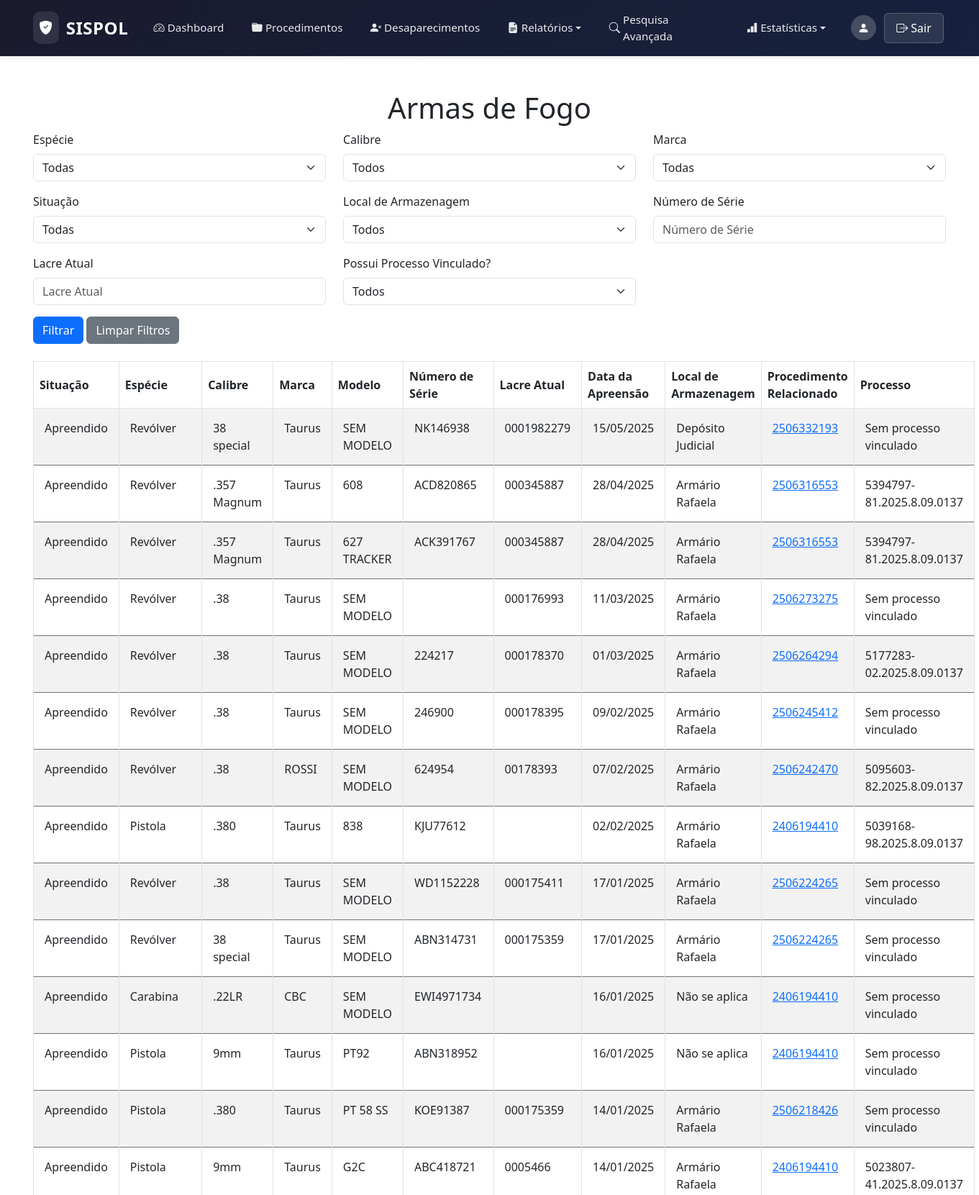
The app's page /public/armas_bkp.php?page=0 (signed in, upper part) with its own data.
### tables this page shows
CREATE TABLE `Objetos` (
  `ID` int NOT NULL,
  `TipoObjetoID` int NOT NULL,
  `Descricao` text,
  `Quantidade` int NOT NULL,
  `SituacaoID` int DEFAULT NULL,
  `DataApreensao` date NOT NULL,
  `LacreAtual` varchar(255) DEFAULT NULL,
  `LocalArmazenagemID` int DEFAULT NULL,
  `ProcedimentoID` int NOT NULL,
  `UsuarioID` int NOT NULL
);

CREATE TABLE `SituacoesObjeto` (
  `ID` int NOT NULL,
  `Nome` varchar(255) NOT NULL
);

CREATE TABLE `ArmaEspecie` (
  `ID` int NOT NULL,
  `Nome` varchar(255) NOT NULL
);

CREATE TABLE `ArmaCalibre` (
  `ID` int NOT NULL,
  `Nome` varchar(255) NOT NULL
);

CREATE TABLE `ArmaMarca` (
  `ID` int NOT NULL,
  `Nome` varchar(255) NOT NULL
);

CREATE TABLE `ArmaModelo` (
  `ID` int NOT NULL,
  `Nome` varchar(255) NOT NULL
);

CREATE TABLE `ArmasFogo` (
  `ID` int NOT NULL,
  `ObjetoID` int NOT NULL,
  `ProcedimentoID` int NOT NULL,
  `EspecieID` int NOT NULL,
  `CalibreID` int NOT NULL,
  `NumeroSerie` varchar(255) DEFAULT NULL,
  `MarcaID` int NOT NULL,
  `ModeloID` int NOT NULL,
  `ProcessoJudicialID` int DEFAULT NULL
);

CREATE TABLE `LocaisArmazenagem` (
  `ID` int NOT NULL,
  `Nome` varchar(255) NOT NULL
);

CREATE TABLE `Procedimentos` (
  `ID` int NOT NULL,
  `SituacaoID` int NOT NULL,
  `TipoID` int NOT NULL,
  `OrigemID` int NOT NULL,
  `NumeroProcedimento` varchar(50) NOT NULL,
  `DataFato` date DEFAULT NULL,
  `DataInstauracao` date DEFAULT NULL,
  `MotivoAparente` text,
  `EscrivaoID` int NOT NULL,
  `DelegadoID` int NOT NULL,
  `DelegaciaID` int NOT NULL,
  `DataCriacao` datetime DEFAULT CURRENT_TIMESTAMP,
  `DataAtualizacao` datetime DEFAULT CURRENT_TIMESTAMP ON UPDATE CURRENT_TIMESTAMP,
  `MeioEmpregadoID` int DEFAULT NULL,
  `Dependente` tinyint(1) NOT NULL DEFAULT '0' COMMENT 'Informa se o crime investigado já é apurado em outro procedimento.',
  `Favorito` tinyint(1) NOT NULL DEFAULT '0'
);

CREATE TABLE `ProcessosJudiciais` (
  `ID` int NOT NULL,
  `ProcedimentoID` int NOT NULL,
  `Numero` varchar(50) NOT NULL,
  `Descricao` text NOT NULL
);

### public/armas_bkp.php (the view, shortened to what this page needs)
<?php
include '../includes/header.php';
require_once '../config/db.php';
$filtros = [
    'especie' => $_GET['especie'] ?? '',
    'calibre' => $_GET['calibre'] ?? '',
    'marca' => $_GET['marca'] ?? '',
    'situacao' => $_GET['situacao'] ?? '',
    'local' => $_GET['local'] ?? '',
    'numero_serie' => $_GET['numero_serie'] ?? '',
    'lacre' => $_GET['lacre'] ?? '',
    'possui_processo' => $_GET['possui_processo'] ?? '',
];
$records_per_page = 20;
$current_page = isset($_GET['page']) ? max(1, intval($_GET['page'])) : 1;
$offset = ($current_page - 1) * $records_per_page;
$query = "
    SELECT
        o.ID AS ObjetoID,
        o.ProcedimentoID as ProcedimentoID,
        s.Nome AS Situacao,
        ae.Nome AS Especie,
        ac.Nome AS Calibre,
        am.Nome AS Marca,
        amo.Nome AS Modelo,
        a.NumeroSerie,
        o.LacreAtual,
        o.DataApreensao,
        la.Nome AS LocalArmazenagem,
        p.NumeroProcedimento,
        pj.Numero AS Processo
    FROM Objetos o
    INNER JOIN ArmasFogo a ON o.ID = a.ObjetoID
    INNER JOIN ArmaEspecie ae ON a.EspecieID = ae.ID
    INNER JOIN ArmaCalibre ac ON a.CalibreID = ac.ID
    INNER JOIN ArmaMarca am ON a.MarcaID = am.ID
    INNER JOIN ArmaModelo amo ON a.ModeloID = amo.ID
    INNER JOIN SituacoesObjeto s ON o.SituacaoID = s.ID
    INNER JOIN LocaisArmazenagem la ON o.LocalArmazenagemID = la.ID
    INNER JOIN Procedimentos p ON o.ProcedimentoID = p.ID
    LEFT JOIN ProcessosJudiciais pj ON a.ProcessoJudicialID = pj.ID
    WHERE 1=1
";
$query .= " ORDER BY o.DataApreensao DESC LIMIT :offset, :limit";
$stmt = $pdo->prepare($query);
$stmt->bindValue(':offset', $offset, PDO::PARAM_INT);
$stmt->bindValue(':limit', $records_per_page, PDO::PARAM_INT);
$stmt->execute();
$armas = $stmt->fetchAll(PDO::FETCH_ASSOC);
?>
<div class="container mt-5" style="max-width: 95%; margin: 0 auto;">
    <h1 class="text-center">Armas de Fogo</h1>
    <form method="GET" class="mb-4">
        <div class="row">
            <div class="col-md-4 mb-3">
                <label for="especie" class="form-label">Espécie</label>
                <select name="especie" id="especie" class="form-select">
                    <option value="">Todas</option>
                </select>
            </div>
            <div class="col-md-4 mb-3">
                <label for="calibre" class="form-label">Calibre</label>
                <select name="calibre" id="calibre" class="form-select">
                    <option value="">Todos</option>
                </select>
            </div>
            <div class="col-md-4 mb-3">
                <label for="marca" class="form-label">Marca</label>
                <select name="marca" id="marca" class="form-select">
                    <option value="">Todas</option>
                </select>
            </div>
        </div>
        <div class="row">
            <div class="col-md-4 mb-3">
                <label for="situacao" class="form-label">Situação</label>
                <select name="situacao" id="situacao" class="form-select">
                    <option value="">Todas</option>
                </select>
            </div>
            <div class="col-md-4 mb-3">
                <label for="local" class="form-label">Local de Armazenagem</label>
                <select name="local" id="local" class="form-select">
                    <option value="">Todos</option>
                </select>
            </div>
            <div class="col-md-4 mb-3">
                <label for="numero_serie" class="form-label">Número de Série</label>
                <input type="text" name="numero_serie" id="numero_serie" class="form-control" value="<?= htmlspecialchars($filtros['numero_serie']) ?>" placeholder="Número de Série">
            </div>
        </div>
        <div class="row">
            <div class="col-md-4 mb-3">
                <label for="lacre" class="form-label">Lacre Atual</label>
                <input type="text" name="lacre" id="lacre" class="form-control" value="<?= htmlspecialchars($filtros['lacre']) ?>" placeholder="Lacre Atual">
            </div>
            <div class="col-md-4 mb-3">
                <label for="possui_processo" class="form-label">Possui Processo Vinculado?</label>
                <select name="possui_processo" id="possui_processo" class="form-select">
                    <option value="">Todos</option>
                </select>
            </div>
    </div>
        <button type="submit" class="btn btn-primary">Filtrar</button>
        <a href="armas.php" class="btn btn-secondary">Limpar Filtros</a>
    </form>
    <table class="table table-bordered table-striped">
        <thead>
            <tr>
                <th>Situação</th>
                <th>Espécie</th>
                <th>Calibre</th>
                <th>Marca</th>
                <th>Modelo</th>
                <th>Número de Série</th>
                <th>Lacre Atual</th>
                <th>Data da Apreensão</th>
                <th>Local de Armazenagem</th>
                <th>Procedimento Relacionado</th>
                <th>Processo</th>
            </tr>
        </thead>
        <tbody>
            <?php if ($armas): ?>
                <?php foreach ($armas as $arma): ?>
                    <tr>
                        <td><?= htmlspecialchars($arma['Situacao']) ?></td>
                        <td><?= htmlspecialchars($arma['Especie']) ?></td>
                        <td><?= htmlspecialchars($arma['Calibre']) ?></td>
                        <td><?= htmlspecialchars($arma['Marca']) ?></td>
                        <td><?= htmlspecialchars($arma['Modelo']) ?></td>
                        <td><?= htmlspecialchars($arma['NumeroSerie']) ?></td>
                        <td><?= htmlspecialchars($arma['LacreAtual']) ?></td>
                        <td><?= htmlspecialchars(date('d/m/Y', strtotime($arma['DataApreensao']))) ?></td>
                        <td><?= htmlspecialchars($arma['LocalArmazenagem']) ?></td>
                        <td>
    <?php if (!empty($arma['NumeroProcedimento'])): ?>
        <a href="ver_procedimento.php?id=<?= htmlspecialchars($arma['ProcedimentoID']) ?>">
            <?= htmlspecialchars($arma['NumeroProcedimento']) ?>
        </a>
    <?php else: ?>
        Não informado
    <?php endif; ?>
</td>
                        <td><?= !empty($arma['Processo']) ? htmlspecialchars($arma['Processo']) : 'Sem processo vinculado' ?></td>
                    </tr>
                <?php endforeach; ?>
            <?php else: ?>
                <tr>
                    <td colspan="11" class="text-center">Nenhuma arma encontrada.</td>
                </tr>
            <?php endif; ?>
        </tbody>
    </table>
</div>
<?php include '../includes/footer.php'; ?>

### assets/css/styles.css (style rules this page uses)
html, body { height: 100%; margin: 0; display: flex; flex-direction: column; }
.table td, .table th { vertical-align: middle; }
.table td { padding: 15px 15px; vertical-align: top; }
.table tbody tr { border-top: 1px solid #6c757d; border-bottom: 1px solid #6c757d; }
.form-select, .form-control { width: 100%; box-sizing: border-box; }

### records on screen
objetos: SituacaoID.Nome "Apreendido", armaespecie.Nome "Revólver", armacalibre.Nome "38 special", armamarca.Nome "Taurus", armamodelo.Nome "SEM MODELO", armasfogo.NumeroSerie "NK146938", LacreAtual "0001982279", DataApreensao "15/05/2025", LocalArmazenagemID.Nome "Depósito Judicial", ProcedimentoID.NumeroProcedimento "2506332193", shows "Sem processo vinculado"
objetos: SituacaoID.Nome "Apreendido", armaespecie.Nome "Revólver", armacalibre.Nome ".357 Magnum", armamarca.Nome "Taurus", armamodelo.Nome "608", armasfogo.NumeroSerie "ACD820865", LacreAtual "000345887", DataApreensao "28/04/2025", LocalArmazenagemID.Nome "Armário Rafaela", ProcedimentoID.NumeroProcedimento "2506316553", processosjudiciais.Numero "5394797-81.2025.8.09.0137"
objetos: SituacaoID.Nome "Apreendido", armaespecie.Nome "Revólver", armacalibre.Nome ".357 Magnum", armamarca.Nome "Taurus", armamodelo.Nome "627 TRACKER", armasfogo.NumeroSerie "ACK391767", LacreAtual "000345887", DataApreensao "28/04/2025", LocalArmazenagemID.Nome "Armário Rafaela", ProcedimentoID.NumeroProcedimento "2506316553", processosjudiciais.Numero "5394797-81.2025.8.09.0137"
objetos: SituacaoID.Nome "Apreendido", armaespecie.Nome "Revólver", armacalibre.Nome ".38", armamarca.Nome "Taurus", armamodelo.Nome "SEM MODELO", LacreAtual "000176993", DataApreensao "11/03/2025", LocalArmazenagemID.Nome "Armário Rafaela", ProcedimentoID.NumeroProcedimento "2506273275", shows "Sem processo vinculado"
objetos: SituacaoID.Nome "Apreendido", armaespecie.Nome "Revólver", armacalibre.Nome ".38", armamarca.Nome "Taurus", armamodelo.Nome "SEM MODELO", armasfogo.NumeroSerie "224217", LacreAtual "000178370", DataApreensao "01/03/2025", LocalArmazenagemID.Nome "Armário Rafaela", ProcedimentoID.NumeroProcedimento "2506264294", processosjudiciais.Numero "5177283-02.2025.8.09.0137"
objetos: SituacaoID.Nome "Apreendido", armaespecie.Nome "Revólver", armacalibre.Nome ".38", armamarca.Nome "Taurus", armamodelo.Nome "SEM MODELO", armasfogo.NumeroSerie "246900", LacreAtual "000178395", DataApreensao "09/02/2025", LocalArmazenagemID.Nome "Armário Rafaela", ProcedimentoID.NumeroProcedimento "2506245412", shows "Sem processo vinculado"
objetos: SituacaoID.Nome "Apreendido", armaespecie.Nome "Revólver", armacalibre.Nome ".38", armamarca.Nome "ROSSI", armamodelo.Nome "SEM MODELO", armasfogo.NumeroSerie "624954", LacreAtual "00178393", DataApreensao "07/02/2025", LocalArmazenagemID.Nome "Armário Rafaela", ProcedimentoID.NumeroProcedimento "2506242470", processosjudiciais.Numero "5095603-82.2025.8.09.0137"
objetos: SituacaoID.Nome "Apreendido", armaespecie.Nome "Pistola", armacalibre.Nome ".380", armamarca.Nome "Taurus", armamodelo.Nome "838", armasfogo.NumeroSerie "KJU77612", DataApreensao "02/02/2025", LocalArmazenagemID.Nome "Armário Rafaela", ProcedimentoID.NumeroProcedimento "2406194410", processosjudiciais.Numero "5039168-98.2025.8.09.0137"
objetos: SituacaoID.Nome "Apreendido", armaespecie.Nome "Revólver", armacalibre.Nome ".38", armamarca.Nome "Taurus", armamodelo.Nome "SEM MODELO", armasfogo.NumeroSerie "WD1152228", LacreAtual "000175411", DataApreensao "17/01/2025", LocalArmazenagemID.Nome "Armário Rafaela", ProcedimentoID.NumeroProcedimento "2506224265", shows "Sem processo vinculado"
objetos: SituacaoID.Nome "Apreendido", armaespecie.Nome "Revólver", armacalibre.Nome "38 special", armamarca.Nome "Taurus", armamodelo.Nome "SEM MODELO", armasfogo.NumeroSerie "ABN314731", LacreAtual "000175359", DataApreensao "17/01/2025", LocalArmazenagemID.Nome "Armário Rafaela", ProcedimentoID.NumeroProcedimento "2506224265", shows "Sem processo vinculado"
objetos: SituacaoID.Nome "Apreendido", armaespecie.Nome "Carabina", armacalibre.Nome ".22LR", armamarca.Nome "CBC", armamodelo.Nome "SEM MODELO", armasfogo.NumeroSerie "EWI4971734", DataApreensao "16/01/2025", LocalArmazenagemID.Nome "Não se aplica", ProcedimentoID.NumeroProcedimento "2406194410", shows "Sem processo vinculado"
objetos: SituacaoID.Nome "Apreendido", armaespecie.Nome "Pistola", armacalibre.Nome "9mm", armamarca.Nome "Taurus", armamodelo.Nome "PT92", armasfogo.NumeroSerie "ABN318952", DataApreensao "16/01/2025", LocalArmazenagemID.Nome "Não se aplica", ProcedimentoID.NumeroProcedimento "2406194410", shows "Sem processo vinculado"
objetos: SituacaoID.Nome "Apreendido", armaespecie.Nome "Pistola", armacalibre.Nome ".380", armamarca.Nome "Taurus", armamodelo.Nome "PT 58 SS", armasfogo.NumeroSerie "KOE91387", LacreAtual "000175359", DataApreensao "14/01/2025", LocalArmazenagemID.Nome "Armário Rafaela", ProcedimentoID.NumeroProcedimento "2506218426", shows "Sem processo vinculado"
objetos: SituacaoID.Nome "Apreendido", armaespecie.Nome "Pistola", armacalibre.Nome "9mm", armamarca.Nome "Taurus", armamodelo.Nome "G2C", armasfogo.NumeroSerie "ABC418721", LacreAtual "0005466", DataApreensao "14/01/2025", LocalArmazenagemID.Nome "Armário Rafaela", ProcedimentoID.NumeroProcedimento "2406194410", processosjudiciais.Numero "5023807-41.2025.8.09.0137"
